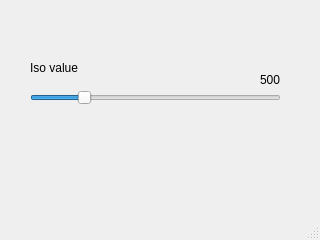
<?xml version="1.0" encoding="UTF-8"?>
<ui version="4.0">
 <class>MainWindow</class>
 <widget class="QMainWindow" name="MainWindow">
  <property name="geometry">
   <rect>
    <x>0</x>
    <y>0</y>
    <width>320</width>
    <height>240</height>
   </rect>
  </property>
  <property name="windowTitle">
   <string>GUI-Demo</string>
  </property>
  <widget class="QWidget" name="centralwidget">
   <widget class="QSlider" name="horizontalSlider">
    <property name="geometry">
     <rect>
      <x>30</x>
      <y>90</y>
      <width>251</width>
      <height>16</height>
     </rect>
    </property>
    <property name="maximum">
     <number>2500</number>
    </property>
    <property name="value">
     <number>500</number>
    </property>
    <property name="orientation">
     <enum>Qt::Horizontal</enum>
    </property>
   </widget>
   <widget class="QLabel" name="label">
    <property name="geometry">
     <rect>
      <x>30</x>
      <y>60</y>
      <width>111</width>
      <height>16</height>
     </rect>
    </property>
    <property name="text">
     <string>Iso value</string>
    </property>
   </widget>
   <widget class="QLabel" name="label_2">
    <property name="geometry">
     <rect>
      <x>260</x>
      <y>70</y>
      <width>61</width>
      <height>20</height>
     </rect>
    </property>
    <property name="text">
     <string>500</string>
    </property>
   </widget>
  </widget>
  <widget class="QMenuBar" name="menubar">
   <property name="geometry">
    <rect>
     <x>0</x>
     <y>0</y>
     <width>320</width>
     <height>20</height>
    </rect>
   </property>
  </widget>
  <widget class="QStatusBar" name="statusbar"/>
  <action name="actionKlvafjl_k">
   <property name="text">
    <string>klvafjl k</string>
   </property>
  </action>
  <action name="actionClose">
   <property name="text">
    <string>Close</string>
   </property>
  </action>
 </widget>
 <resources/>
 <connections>
  <connection>
   <sender>horizontalSlider</sender>
   <signal>sliderMoved(int)</signal>
   <receiver>label_2</receiver>
   <slot>setNum(int)</slot>
   <hints>
    <hint type="sourcelabel">
     <x>259</x>
     <y>112</y>
    </hint>
    <hint type="destinationlabel">
     <x>272</x>
     <y>93</y>
    </hint>
   </hints>
  </connection>
 </connections>
</ui>
